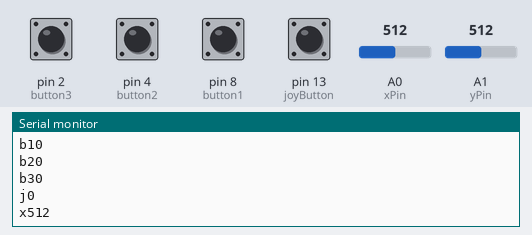
The sketch below on a simulated Arduino Uno, built with avr-gcc and run on an emulated ATmega328P. On the bench: the last lines printed to the serial monitor. Inputs (shaded band) come from the test bench; at power-on: pin 2 (button3), pin 4 (button2), pin 8 (button1), pin 13 (joyButton) LOW, A0 (xPin) = 512, A1 (yPin) = 512.

Above: at 1.2 s.
1.3 s: A0 (xPin) set to 716
At 2.4 s:
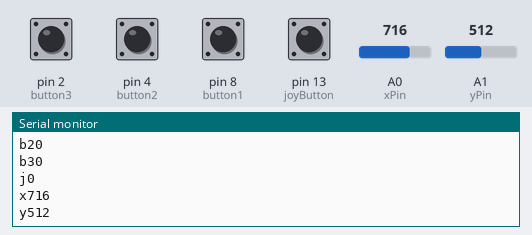
2.8 s: A1 (yPin) set to 716
At 3.6 s:
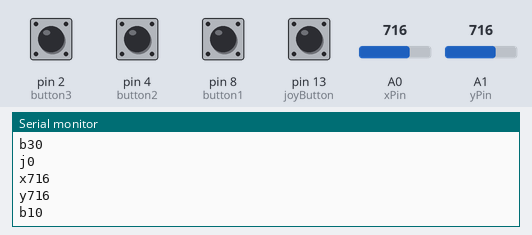
4.3 s: pin 2 (button3) pulled HIGH for 0.15 s
5.9 s: pin 4 (button2) pulled HIGH for 0.15 s
7.5 s: pin 8 (button1) pulled HIGH for 0.15 s
9.1 s: pin 13 (joyButton) pulled HIGH for 0.15 s
Timing chart, 0 to 11.7 s (numbered marks = the images above; inputs shaded):
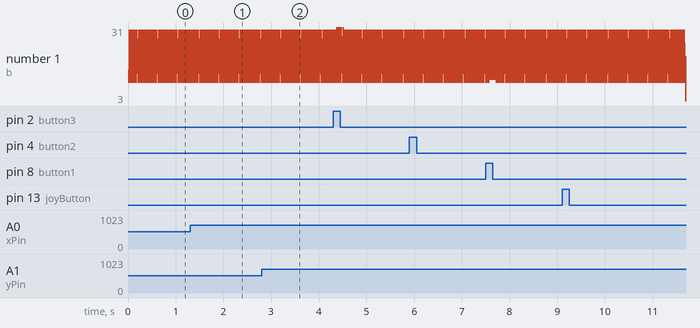

Measured:
- after the input at 1.3 s, the serial monitor: prints a new line after 0.09 s (image 1)
- after the input at 2.8 s, the serial monitor: prints a new line after 0.08 s (image 2)

The sketch:

Joystick-To-Serial.ino
```cpp
// digital pin 2 has a pushbutton attached to it. Give it a name:
int joyButton = 13;
int xPin = A0;
int yPin = A1;

int button1 = 8;
int button2 = 4;
int button3 = 2;

int xValue = 0;
int yValue = 0;


// the setup routine runs once when you press reset:
void setup() {
  // initialize serial communication at 9600 bits per second:
  Serial.begin(9600);
  // make the pushbutton's pin an input:
  pinMode(joyButton, INPUT);
  pinMode(xPin,INPUT);
  pinMode(yPin,INPUT);
  pinMode(button1,INPUT);
  pinMode(button2,INPUT);
  pinMode(button3,INPUT);


}


// the loop routine runs over and over again forever:
void loop() {
  // read the input pin:


  // print out the state of the buttons and joystick axis:
  Serial.print("j");
  Serial.println(digitalRead(joyButton));
  Serial.print("x");
  Serial.println(analogRead(xPin));
  Serial.print("y");
  Serial.println(analogRead(yPin));
  Serial.print("b1");
  Serial.println(digitalRead(button1));
  Serial.print("b2");
  Serial.println(digitalRead(button2));
  Serial.print("b3");
  Serial.println(digitalRead(button3));

  delay(1);  // delay in between reads for stability
}
```
